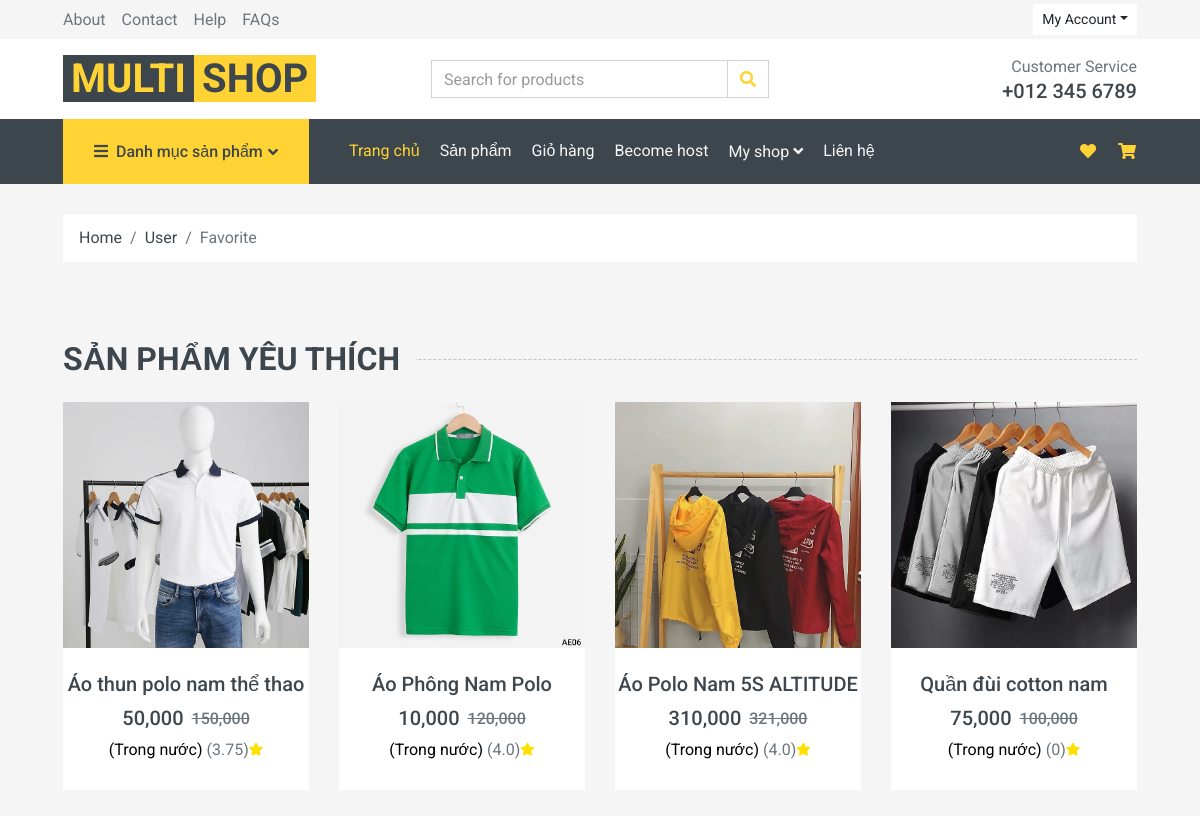
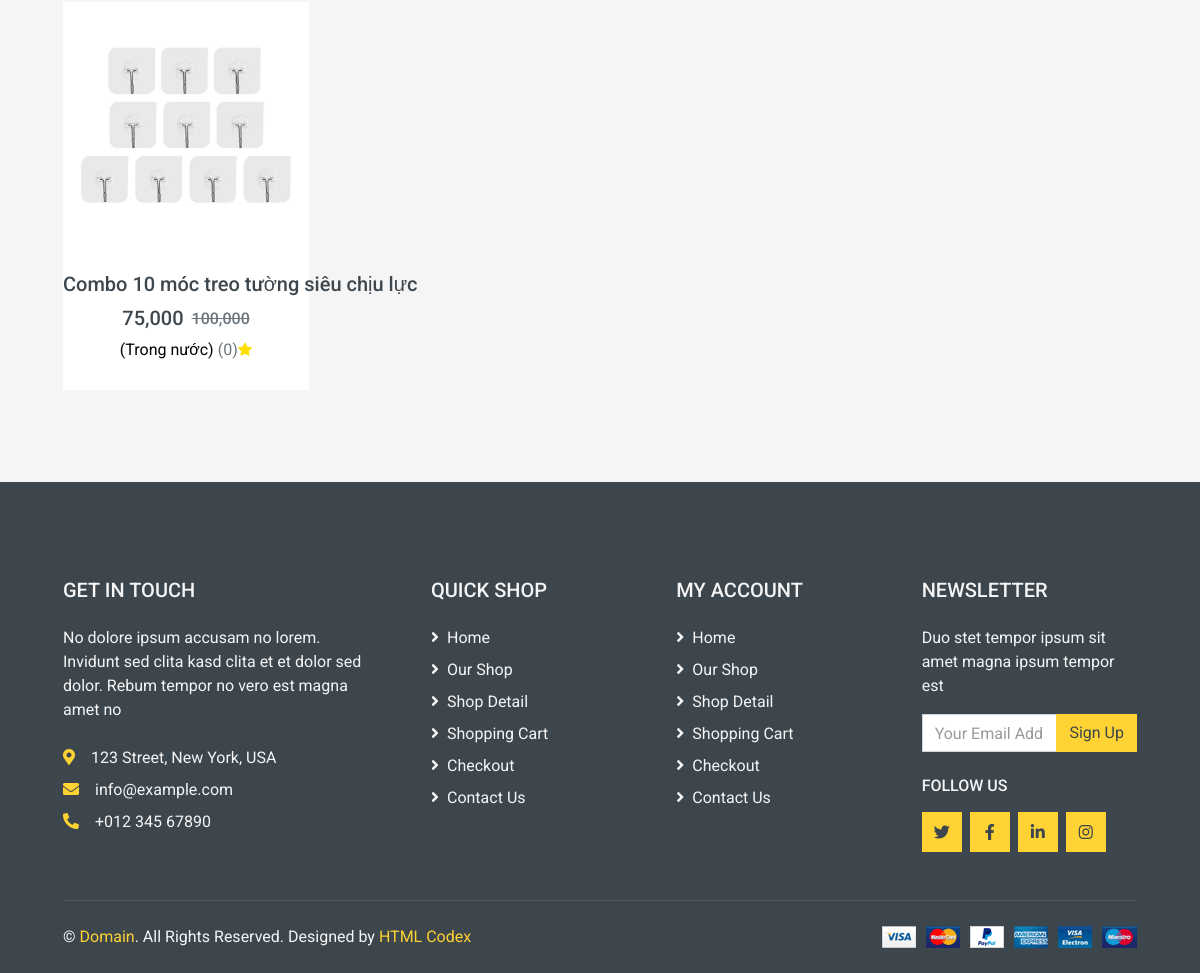
/favorite (signed in), run on the app's committed database (2 pictures, top to bottom).
### ecommerce/models.py (models this page shows)
class Product(models.Model):
    product_id = models.AutoField(primary_key=True)
    cate_id = models.ForeignKey(Category, models.DO_NOTHING)
    product_name = models.TextField(blank=True, null=True)
    product_price = models.IntegerField(blank=True, null=True)
    product_price_new = models.IntegerField(blank=True, null=True)
    product_quantity = models.IntegerField(blank=True, null=True)
    product_detail = models.TextField(blank=True, null=True)
    product_status = models.BooleanField(blank=True, null=True)
    rate = models.TextField(blank=True, null=True)
    description = models.TextField(blank=True, null=True)
    information = models.TextField(blank=True, null=True)
    review = models.TextField(blank=True, null=True)
    image_path = models.TextField(blank=True, null=True)
    type = models.TextField(blank=True, null=True)
    class Meta:
        managed = True
        db_table = 'product'
    def calculate_average_rating(self):
        average_rating = Rating.objects.filter(product_id=self.product_id).aggregate(avg_rating=Avg('rating'))['avg_rating']
        if(average_rating == None):
            average_rating = 0
        self.rate = average_rating
        return average_rating

### ecommerce/views.py (the view)
# urls.py: path('favorite', favorite, name='favorite'),
@login_required
def favorite(request):
    user = request.user
    favorite_list = Favorite.objects.filter(user_id = user.id)
    if favorite_list.exists():
        products = Product.objects.filter(product_id__in=favorite_list.values('product_id'))
        return render(request, 'home/favorite.html', {'products': products})
    else:
        message = "You don't have any favorites yet."
        return render(request, 'home/favorite.html', {'message': message})

### ecommerce/templatetags/custom_filter.py (called while the page is built)
@register.filter
def format_price(value):
    return intcomma(int(value))

@register.filter
def round_rating(value):
    return round(value,2)

### templates/home/favorite.html (shortened to what this page needs)
{% extends "home/base.html" %}
{% load static %}
{% load custom_filter %}
{% block placeholder %}
    <div class="container-fluid">
        <div class="row px-xl-5">
            <div class="col-12">
                <nav class="breadcrumb bg-light mb-30">
                    <a class="breadcrumb-item text-dark" href="#">Home</a>
                    <a class="breadcrumb-item text-dark" href="#">User  </a>
                    <span class="breadcrumb-item active">Favorite</span>
                </nav>
            </div>
        </div>
    </div>
    <div class="container-fluid pt-5 pb-3">
        <h2 class="section-title position-relative text-uppercase mx-xl-5 mb-4"><span class="bg-secondary pr-3">Sản phẩm yêu thích</span></h2>
        <div class="row px-xl-5">
            {% if products %}
                {% for product in products|slice:":8" %}
                <div class="col-lg-3 col-md-4 col-sm-6 pb-1">
                    <div class="product-item bg-light mb-4">
                        <div class="product-img position-relative overflow-hidden">
                            <img class="img-fluid w-100" src="{% static 'img/product' %}/{{ product.image_path}}" alt="">
                            <div class="product-action">
                            </div>
                        </div>
                        <div class="text-center py-4">
                            <a class="h5 text-decoration-none text-truncate" href="/product/{{ product.product_id }}">{{ product.product_name }}</a>
                            <div class="d-flex align-items-center justify-content-center mt-2">
                                <h5>{{ product.product_price_new|format_price }}</h5>
                                <h6 class="text-muted ml-2"><del>{{ product.product_price|format_price }}</del></h6>
                            </div>
                            <div class="d-flex align-items-center justify-content-center mb-1">
                                <a style="display: inline; color: black;" class="mr-1">({{product.type}})</a>
                                <a style="display: inline;">({{ product.calculate_average_rating|round_rating }}) </a><small style="color: #ffe000;" class="fas fa-star"></small>
                            </div>
                        </div>
                    </div>
                </div>
                {% endfor %}
            {% else %}
                <div class="col-lg-5 ml-4">
                    <h5>{{ message }}</h5>
                </div>
            {% endif %}
        </div>
    </div>
{% endblock %}

### data on the page
Product: image_path (picture), product_name "Áo thun polo nam thể thao", product_price_new "50,000", product_price "150,000", type "Trong nước", calculate_average_rating "3.75"
Product: image_path (picture), product_name "Áo Phông Nam Polo", product_price_new "10,000", product_price "120,000", type "Trong nước", calculate_average_rating "4.0"
Product: image_path (picture), product_name "Áo Polo Nam 5S ALTITUDE", product_price_new "310,000", product_price "321,000", type "Trong nước", calculate_average_rating "4.0"
Product: image_path (picture), product_name "Quần đùi cotton nam", product_price_new "75,000", product_price "100,000", type "Trong nước", calculate_average_rating "0"
Product: image_path (picture), product_name "Combo 10 móc treo tường siêu chịu lực", product_price_new "75,000", product_price "100,000", type "Trong nước", calculate_average_rating "0"
